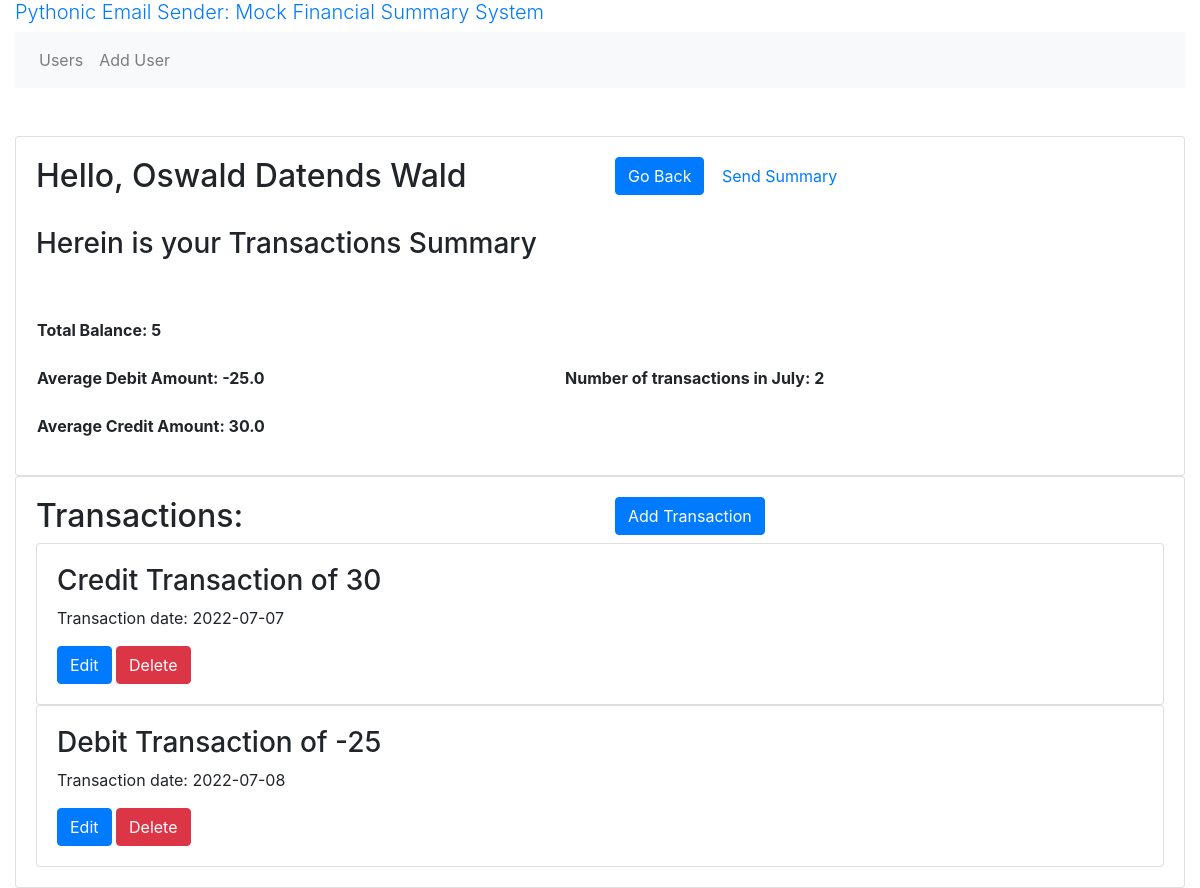
The app's page /transactions_user/1, older data.
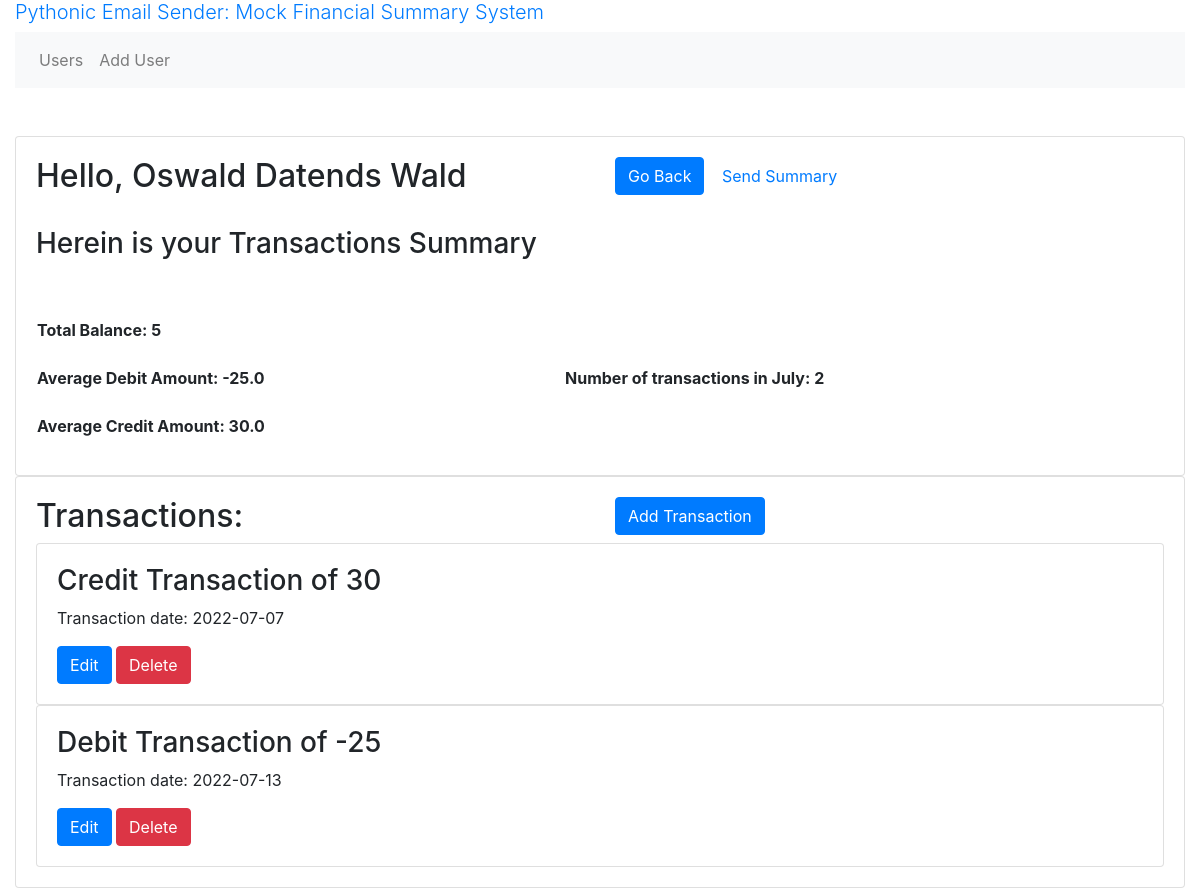
The same page, newer data.
### models.py (models this page shows, shortened)
class Transaction(db.Model):
    __tablename__ = 'transaction'
    id = db.Column(db.Integer, primary_key=True)
    created_at = db.Column(db.Date, nullable = False, default=datetime.utcnow())
    transaction = db.Column(db.Integer)
    user_id = db.Column(db.Integer,  db.ForeignKey("user.id"))# many2one
    user = db.relationship("User", back_populates="transactions")

### routes.py (the view)
@app.route('/transactions_user/<int:user_id>', methods=['GET', 'POST'])
def transactions_user(user_id):
    engine = create_engine("sqlite:///esa.db")
    Session = sessionmaker(bind = engine)
    session = Session()
    query = session.query(Transaction.transaction,
                     Transaction.created_at, Transaction.id).filter_by(
        user_id = user_id).statement
    df = pd.read_sql_query(query, engine)
    session.close()
    filename = f"Transactions_Summary_User_{user_id}.csv"
    df.to_csv(filename)
    trxns, total_balance, avg_credit, avg_debit, monthly_summary = df2Summary(df)
    transactions = models.Transaction.query.filter_by(user_id = user_id).all()
    user = models.User.query.get(user_id)
    name = user.name
    lastname = user.lastname
    print(trxns)
    return render_template('transaction_user.html',
                           name = name,
                           user_id = user_id,
                           lastname = lastname,
                           total_balance = total_balance,
                           avg_credit = avg_credit,
                           avg_debit = avg_debit,
                           monthly_summary = monthly_summary,
                           df = trxns,
                           transactions = transactions)

### email_functions.py (called while the page is built)
def df2Summary(trxns):
    total_balance = trxns.transaction.sum() # sum of transactions
    trxns["DebitorCredit"] = trxns.transaction.map( lambda x: 'credit' if x > 0 else 'debit')
    avg_credit = trxns.loc[trxns.DebitorCredit == "credit", 'transaction'].mean()
    avg_debit = trxns.loc[trxns.DebitorCredit == "debit", 'transaction'].mean()
    trxns['c'] = pd.to_datetime(trxns.created_at, format = "%Y-%m-%d")
    trxns['month'] = trxns.c.dt.strftime("%B")
    trx_per_month = trxns.month.value_counts()
    monthly_summary = []
    for month, count in zip(trx_per_month.index, trx_per_month):
        monthly_summary.append([month, count])
    return trxns, total_balance, avg_credit, avg_debit, monthly_summary

### templates/transaction_user.html (shortened to what this page needs)
{% extends "base.html" %}
{% block main %}
<div class="card">
<div class="card-body">
    <body>
    <div class="row">
      <div class="col">
        <h2>
            Hello, {{ name }} {{ lastname }}
        </h2>
        <br>
            <h3>
                Herein is your Transactions Summary
            </h3>
        <br>
        </div>
        <div class="col">
            <a href="{{ url_for('users') }}" class="btn btn-primary">Go Back</a>
            <a href="" class="btn btn-Secondary">Send Summary</a>
        </div>
    </div>
    <div>
    <table style="width:100%">
        <tr>
            <th>
                <p>
                    <br>Total Balance: {{ total_balance }}</br>
                    <br>Average Debit Amount: {{ avg_debit }}</br>
                    <br>Average Credit Amount: {{ avg_credit }}</br>
                </p>
            </th>
            <th>
                <p>
                    {% for month, count in monthly_summary %}
                        <br>Number of transactions in {{month}}: {{count}}</br>
                    {% endfor %}
                </p>
            </th>
        </tr>
    </table>
    </div>
    </body>
</div>
</div>
<div class="card">
<div class="card-body">
    <div class="row">
        <div class="col">
            <h2> Transactions: </h2>
        </div>
        <div class="col">
            <a href="{{ url_for('add_transaction', user_id = user_id) }}" class="btn btn-primary">Add Transaction</a>
        </div>
    </div>
    {% for transaction in transactions %}
        <div class="card">
          <div class="card-body">
            <h3>{{ df.loc[df['id'] == transaction.id, 'DebitorCredit'].values[0].capitalize() }} Transaction of {{ transaction.transaction }}</h3>
            <p>Transaction date:  {{ transaction.created_at }}</p>
            <a href="{{ url_for('edit_transaction', transaction_id=transaction.id) }}" class="btn btn-primary">Edit</a>
            <a href="{{ url_for('delete_transaction', transaction_id=transaction.id) }}" class="btn btn-danger">Delete</a>
          </div>
        </div>
        {% endfor %}
</div>
</div>
{% endblock %}

Row changes from the older to the newer data that the page shows:
removed Transaction: loc "Debit"
added Transaction: loc "Debit"
